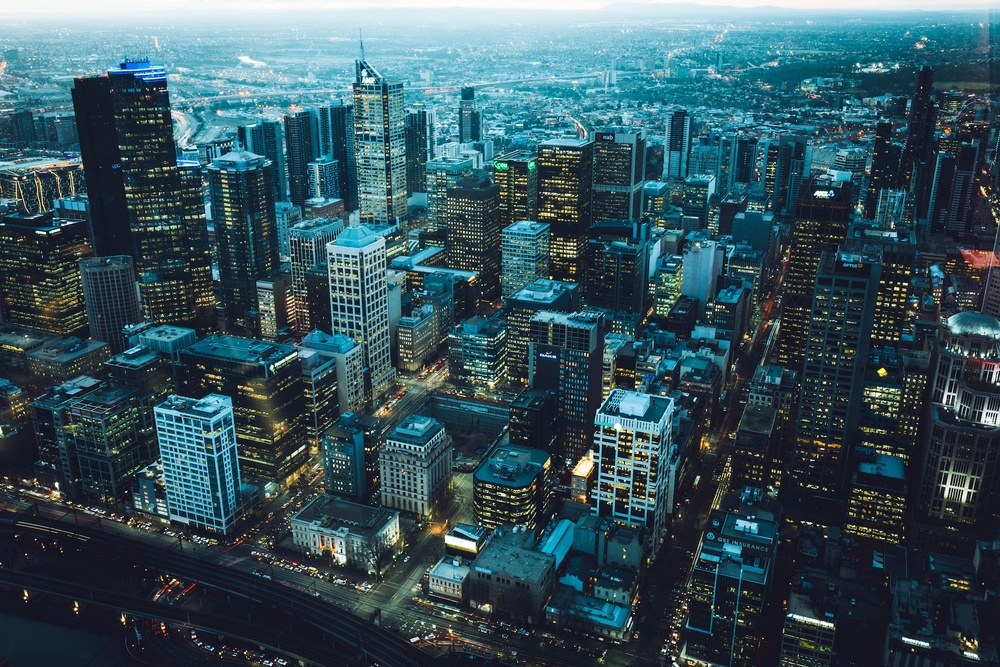
#> input picture images/cats/2.jpg, 1000 x 667 px, shrunk from 1920 x 1280 before the run
$ python contours.py
#> lines starting #> are read from the running program, lines starting #| are printed output that depends on the picture; after the words box and inside, x2 and y2 are one past the last pixel; in counts of white or black regions, pixels touching at a corner belong together
import cv2 as cv
import numpy as np

img = cv.imread("images/cats/2.jpg")
#> img is the input picture: shape (667, 1000, 3); mean B, G, R 91.8, 82.6, 54.6
# cv.imshow("cats", img)

gray = cv.cvtColor(img, cv.COLOR_BGR2GRAY)
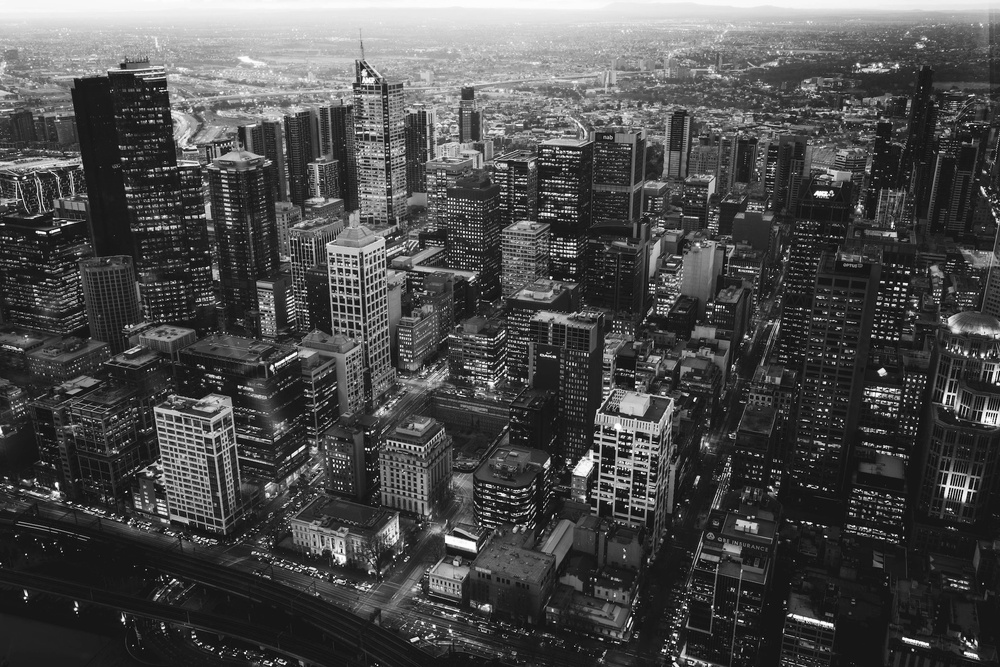
#> gray: shape (667, 1000); min 1, max 255, mean 75.2
# cv.imshow("gray", gray)

blank = np.zeros(
    img.shape, dtype="uint8"
)  # This blank is a list numpy arrays filled with zeros of a given shape and type.
# cv.imshow("blank", blank)

blur = cv.GaussianBlur(img, (7, 7), cv.BORDER_DEFAULT)
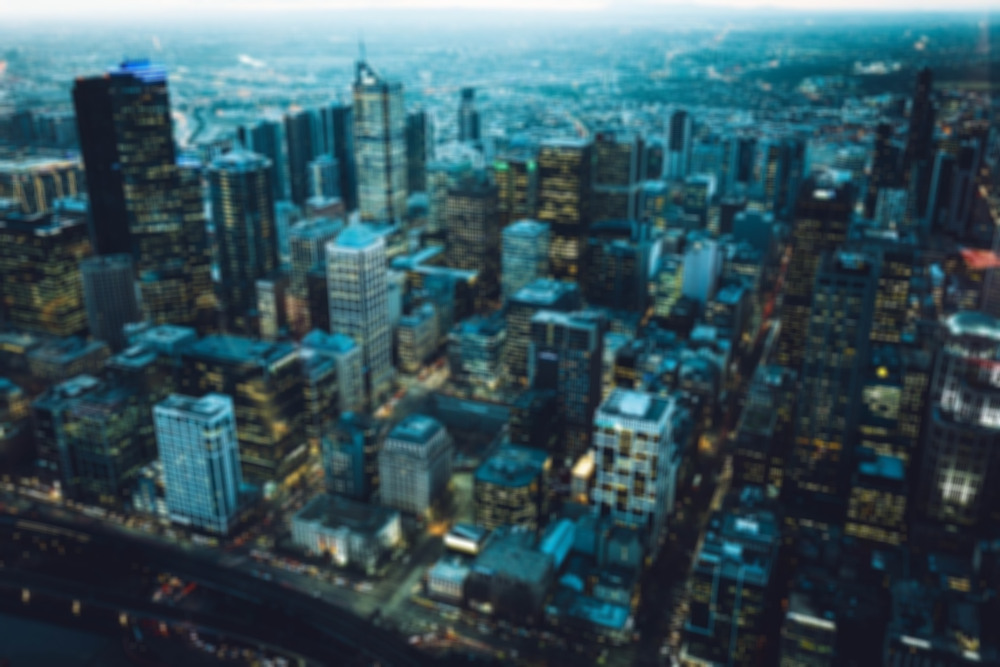
#> blur: shape (667, 1000, 3); mean B, G, R 91.8, 82.6, 54.6
cv.imshow("blur", blur)

canny = cv.Canny(blur, 125, 175)  # these numerical values are Lower & Upper thresold
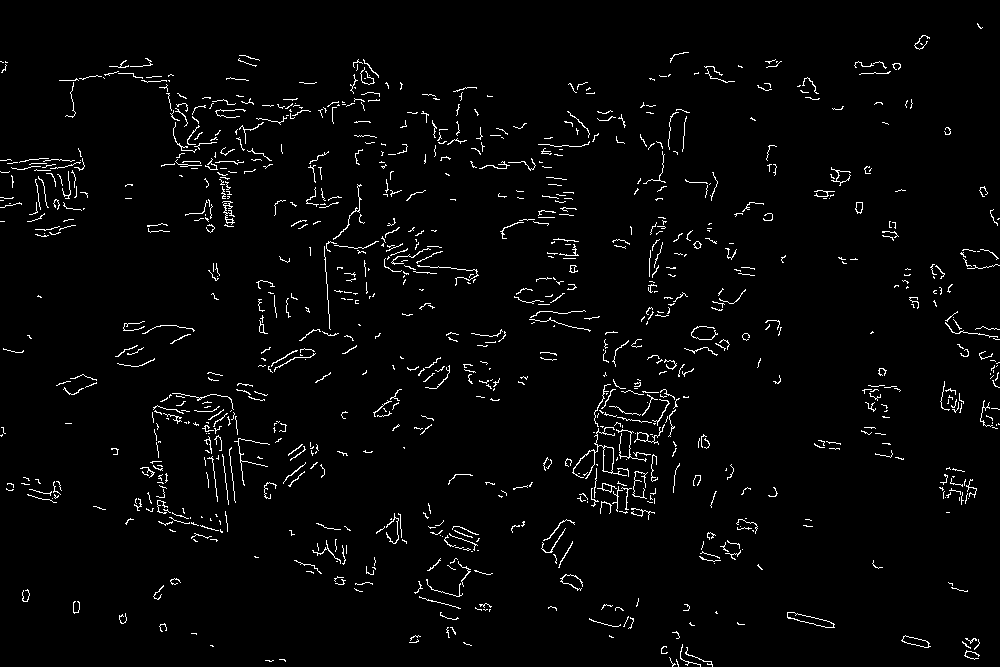
#> canny: shape (667, 1000); 2.6% white in thin lines or dots
cv.imshow("canny", canny)

# ret, thresh = cv.threshold(
#     gray, 125, 255, cv.THRESH_BINARY
# )  # It Looks at an image and tries to binaries that image so if a particular pixil is less than 125 so it will be set to zero or if its above 125 it will be set to max value which in this case is white.
# It will return two outputs first is the thresold that was used and the second is the thresholded image.
# cv.imshow("thresh", thresh)


contours, hierarchies = cv.findContours(canny, cv.RETR_LIST, cv.CHAIN_APPROX_SIMPLE)
#> contours = 981 contours, 961 with area under 20; largest, box (x1, y1, x2, y2) and area: (787, 612, 835, 628) 286, (572, 427, 627, 479) 278, (787, 612, 834, 628) 276, (603, 446, 614, 473) 232, (901, 635, 931, 648) 166
# contours are different from edges it is a curve joining continus points [it's a list].
# hierarchies = hierarchiel representation of contours like rectangle --> square --> circle (--> means inside) so this hierarchie is essentialy the representation that open cv uses to find these contours.
# cv.RETER_LIST = it is a MOD in which the method finds and returns the contours.
# cv.Chain_Approx_Simple = it compresses all the contours in the simple one that make more sense(like if you have a have a line than it compresses it to two end points of a line).
print(f"{len(contours)} contours found!")
#| 981 contours found!

cv.drawContours(
    blank, contours, -1, (0, 0, 255), 1
)  # Function that draws contours[list] on a image[blank],-1 for all contours,1 for thickness.
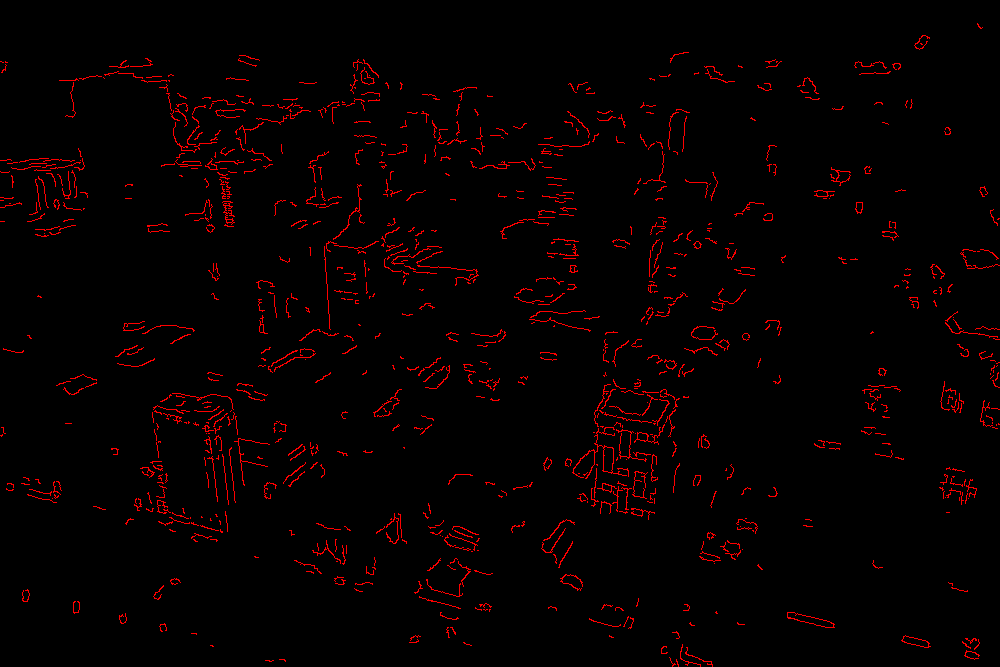
#> blank: shape (667, 1000, 3); mean of channels 0, 1, 2 0, 0, 6.7; drawn as B, G, R
cv.imshow("blank image", blank)

cv.waitKey(0)

$ run again, with images/cats/1.jpg copied over images/cats/2.jpg
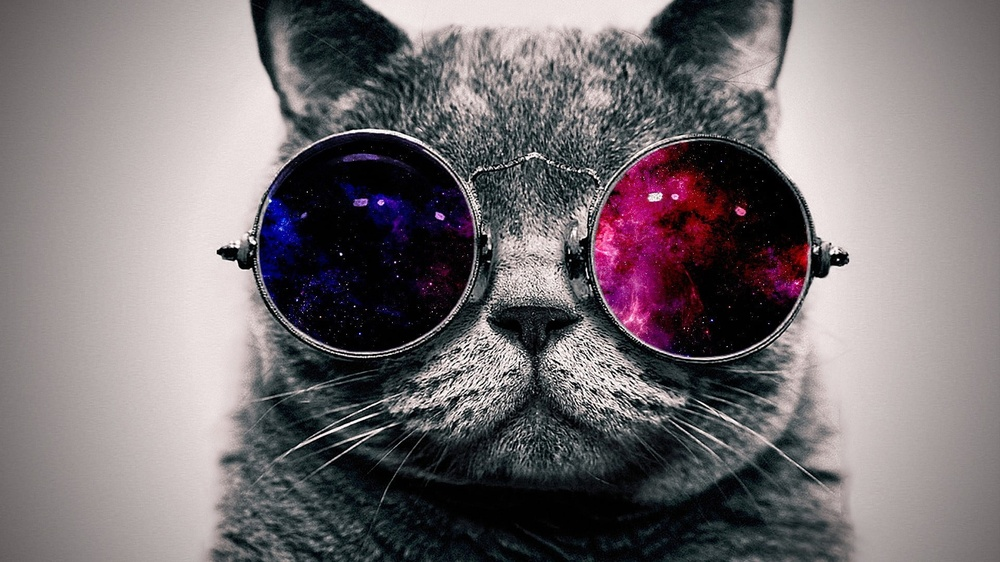
#> input picture images/cats/1.jpg, 1000 x 562 px, shrunk from 1920 x 1080 before the run
#> img is the input picture: shape (562, 1000, 3); mean B, G, R 114.4, 111.5, 118.1
#> `canny = cv.Canny(blur, 125, 175)`:
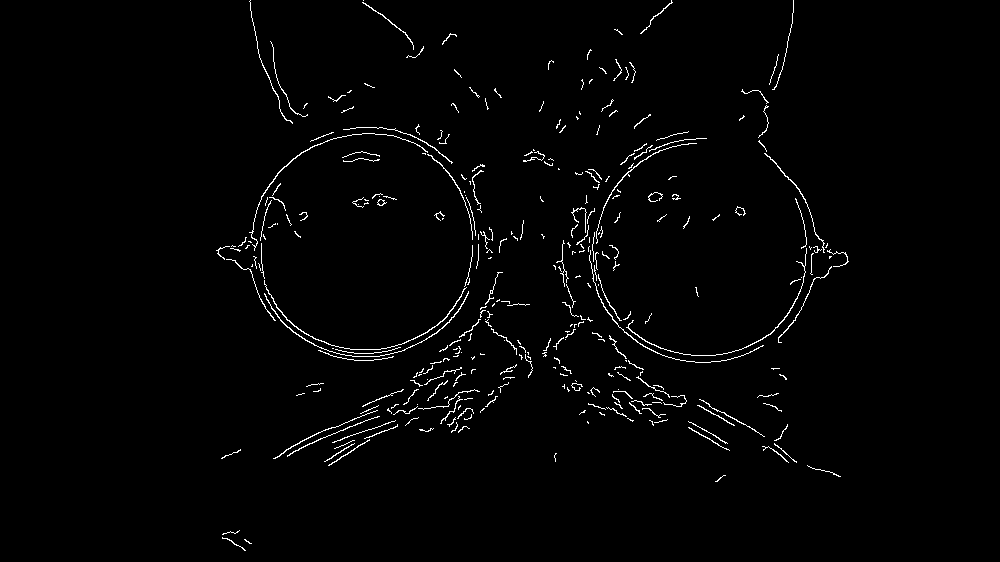
#> canny: shape (562, 1000); 1.6% white in thin lines or dots, all inside (x1, y1, x2, y2) = (216, 0, 849, 551)
#> contours = 330 contours, 310 with area under 20; largest, box (x1, y1, x2, y2) and area: (264, 280, 467, 350) 86, (264, 291, 469, 357) 77, (626, 248, 807, 356) 70, (249, 133, 428, 251) 64, (589, 250, 764, 363) 47
#| 330 contours found!
#> `cv.drawContours( blank, contours, -1, (0, 0, 255), 1 )`:
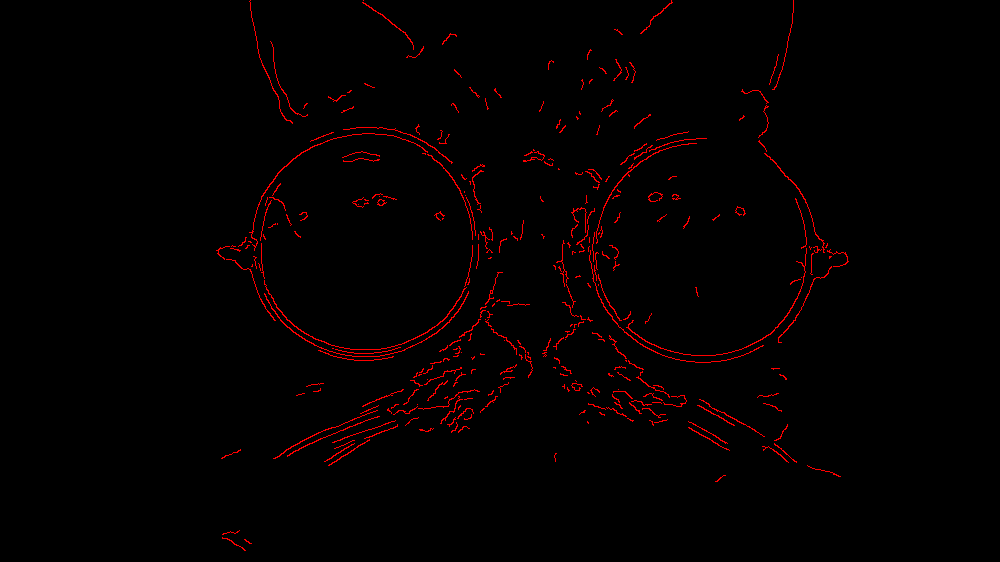
#> blank: shape (562, 1000, 3); mean of channels 0, 1, 2 0, 0, 4.1; drawn as B, G, R

$ run again, with images/cats/3.jpg copied over images/cats/2.jpg
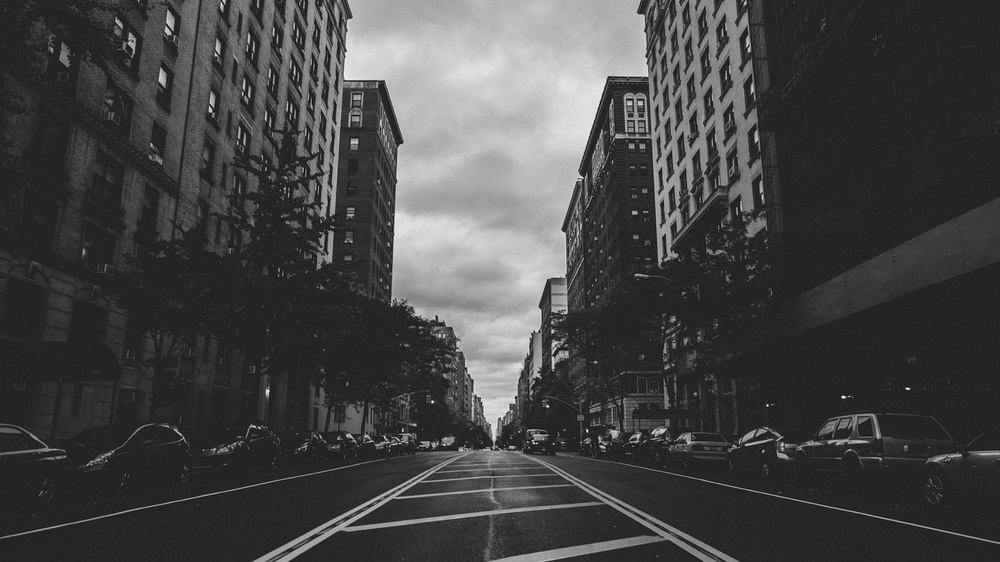
#> input picture images/cats/3.jpg, 1000 x 562 px, shrunk from 1920 x 1080 before the run
#> img is the input picture: shape (562, 1000, 3); min 7, max 255, mean 68.8
#> `canny = cv.Canny(blur, 125, 175)`:
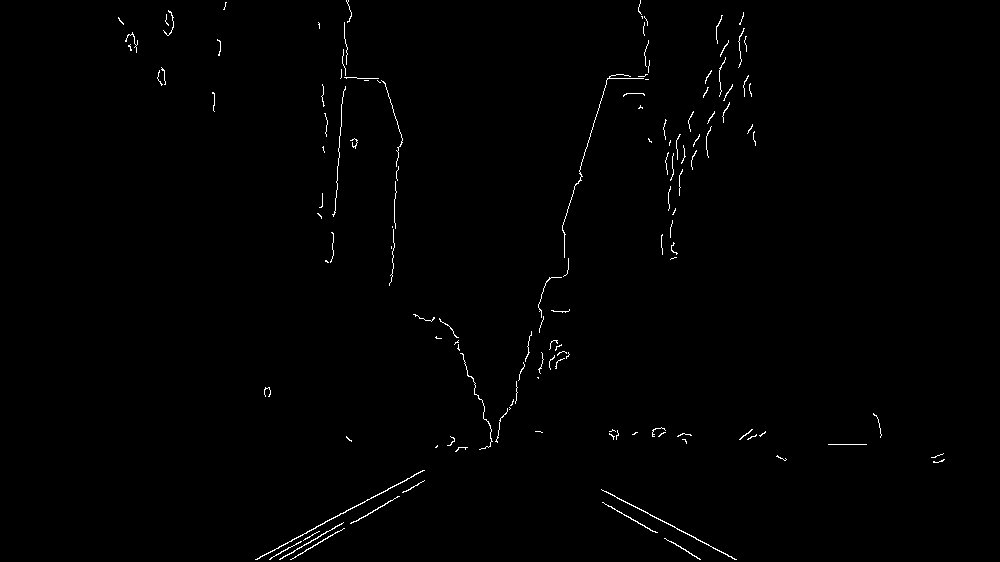
#> canny: shape (562, 1000); 0.7% white in thin lines or dots, all inside (x1, y1, x2, y2) = (118, 0, 945, 560)
#> contours = 133 contours, 127 with area under 20; largest, box (x1, y1, x2, y2) and area: (255, 470, 425, 560) 83, (601, 489, 737, 560) 63, (279, 522, 344, 560) 32, (602, 502, 658, 533) 25, (350, 496, 400, 524) 24, (290, 528, 345, 560) 23
#| 133 contours found!
#> `cv.drawContours( blank, contours, -1, (0, 0, 255), 1 )`:
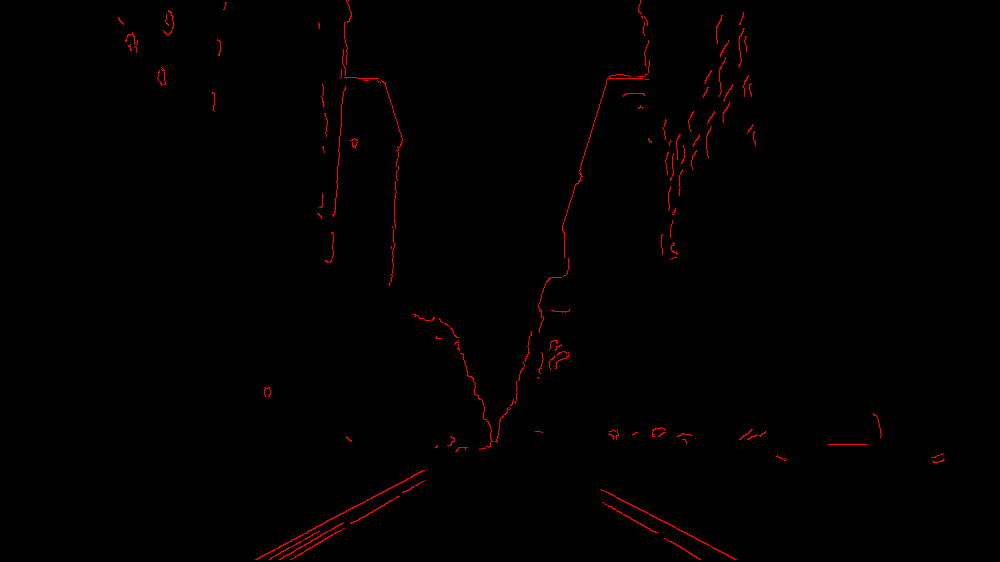
#> blank: shape (562, 1000, 3); mean of channels 0, 1, 2 0, 0, 1.8; drawn as B, G, R

$ run again, with images/cats/6.jpg copied over images/cats/2.jpg
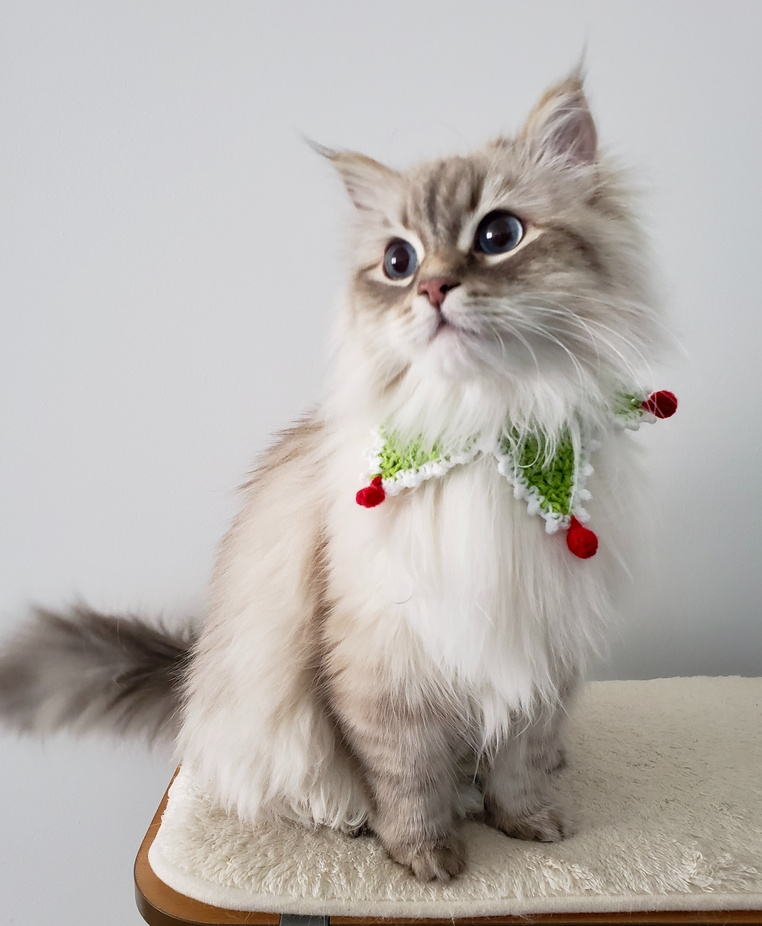
#> input picture images/cats/6.jpg, 762 x 926 px, shrunk from 2830 x 3442 before the run
#> img is the input picture: shape (926, 762, 3); mean B, G, R 175, 179.2, 184.3
#> `gray = cv.cvtColor(img, cv.COLOR_BGR2GRAY)`:
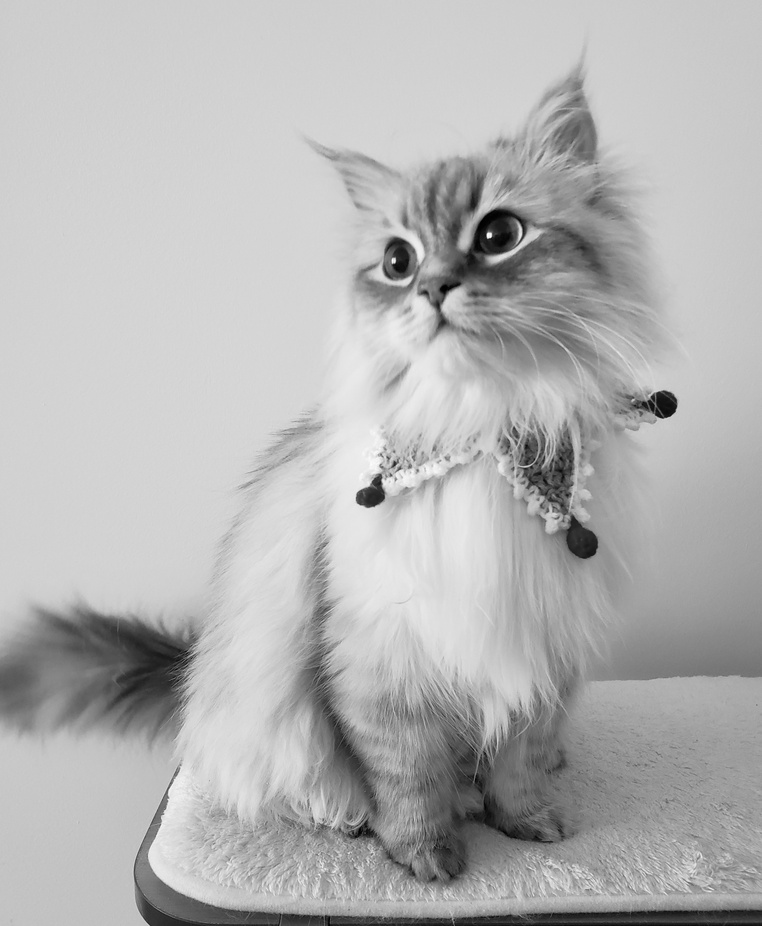
#> gray: shape (926, 762); min 0, max 254, mean 180.2
#> `canny = cv.Canny(blur, 125, 175)`:
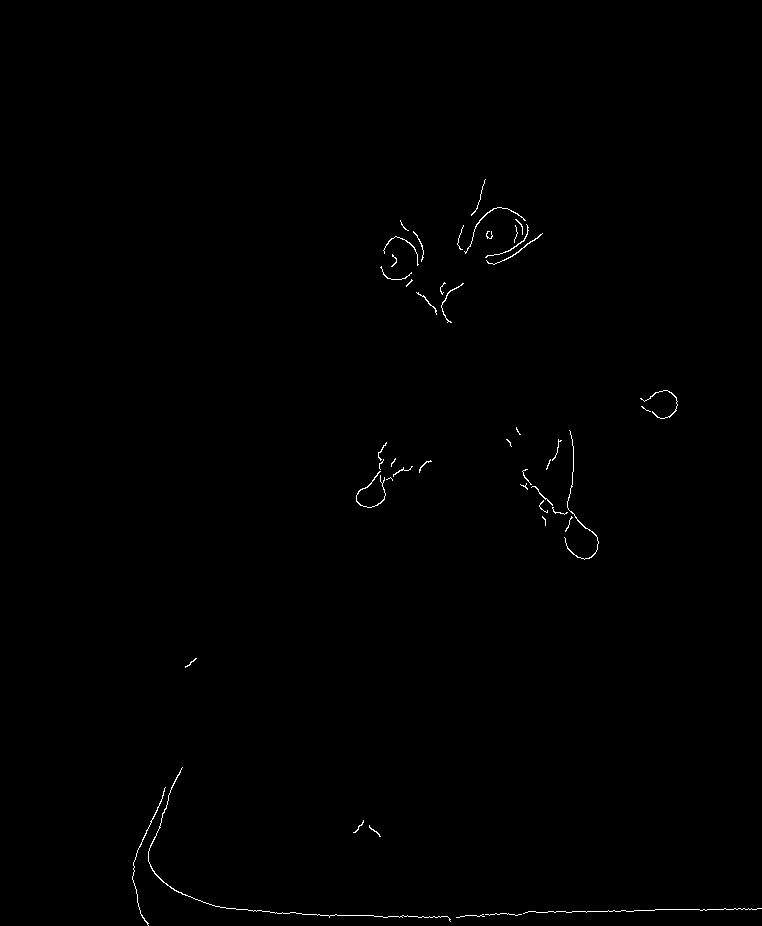
#> canny: shape (926, 762); 0.36% white in thin lines or dots, all inside (x1, y1, x2, y2) = (132, 179, 762, 926)
#> contours = 46 contours, 38 with area under 20; largest, box (x1, y1, x2, y2) and area: (148, 767, 451, 922) 44, (564, 430, 599, 560) 33, (356, 471, 386, 508) 30, (486, 233, 543, 265) 26, (464, 207, 526, 254) 26, (640, 390, 678, 419) 26, (132, 787, 166, 926) 25, (441, 283, 464, 323) 21
#| 46 contours found!
